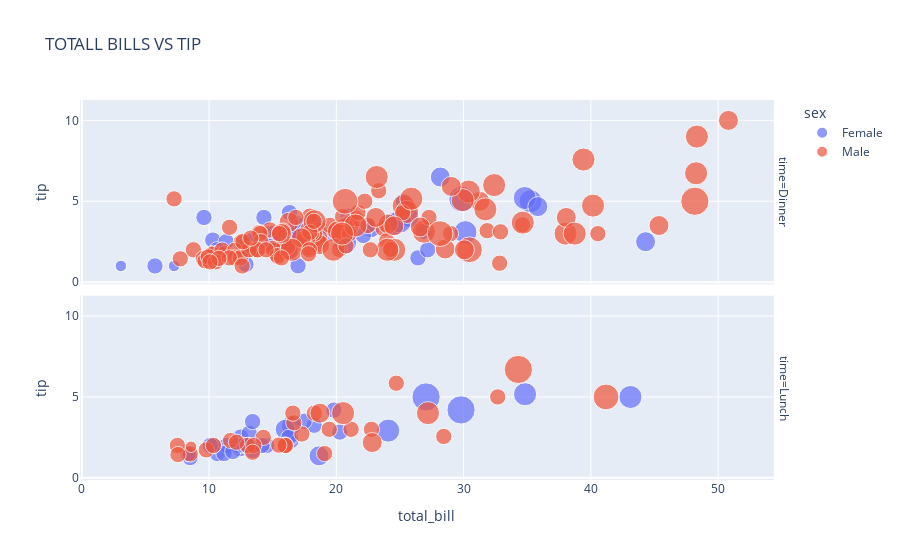

Write notebook code for a chart like this one.
### Code cell
px.scatter(tips,x='total_bill',y='tip',
           title ='TOTALL BILLS VS TIP',
           color='sex',
           facet_row='time',
           size='size')

### Figure 1 — Plotly figure (JSON) as saved in the notebook; plotly's stock layout.template omitted (floating-point values rounded to 4 significant figures)
{"data": [{"hovertemplate": "sex=Female<br>time=Dinner<br>total_bill=%{x}<br>tip=%{y}<br>size=%{marker.size}<extra></extra>", "legendgroup": "Female", "marker": {"color": "#636efa", "size": [2, 4, 4, 2, 3, 3, 2, 2, 2, 2, 4, 3, 2, 4, 2, 2, 1, 3, 2, 2, 2, 2, 2, 2, 2, 2, 3, 2, 2, 2, 1, 3, 2, 5, 4, 2, 3, 2, 2, 2, 2, 3, 3, 2, 2, 3, 2, 4, 2, 3, 2, 2], "sizemode": "area", "sizeref": 0.015, "symbol": "circle"}, "mode": "markers", "name": "Female", "orientation": "v", "showlegend": true, "type": "scatter", "x": [16.99, 24.59, 35.26, 14.83, 10.33, 16.97, 20.29, 15.77, 19.65, 15.06, 20.69, 16.93, 10.29, 34.81, 26.41, 16.45, 3.07, 17.07, 26.86, 25.28, 14.73, 5.75, 16.32, 22.75, 11.35, 15.38, 44.3, 22.42, 20.92, 14.31, 7.25, 25.71, 17.31, 29.85, 25, 13.39, 16.21, 17.51, 10.59, 10.63, 9.6, 20.9, 18.15, 12.76, 13.27, 28.17, 12.9, 30.14, 22.12, 35.83, 27.18, 18.78], "xaxis": "x2", "y": [1.01, 3.61, 5, 3.02, 1.67, 3.5, 2.75, 2.23, 3, 3, 2.45, 3.07, 2.6, 5.2, 1.5, 2.47, 1, 3, 3.14, 5, 2.2, 1, 4.3, 3.25, 2.5, 3, 2.5, 3.48, 4.08, 4, 1, 4, 3.5, 5.14, 3.75, 2.61, 2, 3, 1.61, 2, 4, 3.5, 3.5, 2.23, 2.5, 6.5, 1.1, 3.09, 2.88, 4.67, 2, 3], "yaxis": "y2"}, {"hovertemplate": "sex=Female<br>time=Lunch<br>total_bill=%{x}<br>tip=%{y}<br>size=%{marker.size}<extra></extra>", "legendgroup": "Female", "marker": {"color": "#636efa", "size": [1, 4, 2, 2, 4, 2, 2, 6, 2, 2, 2, 2, 2, 2, 2, 2, 2, 2, 2, 6, 2, 2, 3, 2, 2, 4, 2, 2, 2, 2, 3, 2, 3, 2, 2], "sizemode": "area", "sizeref": 0.015, "symbol": "circle"}, "mode": "markers", "name": "Female", "orientation": "v", "showlegend": false, "type": "scatter", "x": [10.07, 34.83, 10.65, 12.43, 24.08, 13.42, 12.48, 29.8, 14.52, 11.38, 20.27, 11.17, 12.26, 18.26, 8.51, 10.33, 14.15, 13.16, 17.47, 27.05, 16.43, 8.35, 18.64, 11.87, 19.81, 43.11, 13, 12.74, 13, 16.4, 16.47, 13.42, 15.98, 16.27, 10.09], "xaxis": "x", "y": [1.83, 5.17, 1.5, 1.8, 2.92, 1.68, 2.52, 4.2, 2, 2, 2.83, 1.5, 2, 3.25, 1.25, 2, 2, 2.75, 3.5, 5, 2.3, 1.5, 1.36, 1.63, 4.19, 5, 2, 2.01, 2, 2.5, 3.23, 3.48, 3, 2.5, 2], "yaxis": "y"}, {"hovertemplate": "sex=Male<br>time=Dinner<br>total_bill=%{x}<br>tip=%{y}<br>size=%{marker.size}<extra></extra>", "legendgroup": "Male", "marker": {"color": "#EF553B", "size": [3, 3, 2, 4, 2, 4, 2, 2, 2, 2, 4, 2, 3, 3, 2, 4, 2, 4, 2, 2, 2, 2, 4, 2, 3, 3, 3, 3, 3, 2, 2, 2, 4, 2, 2, 4, 3, 2, 2, 2, 4, 2, 4, 2, 4, 2, 2, 2, 4, 3, 3, 2, 2, 2, 2, 2, 2, 2, 4, 2, 2, 2, 2, 2, 2, 2, 2, 2, 3, 2, 4, 2, 2, 3, 4, 4, 6, 4, 4, 2, 2, 3, 2, 4, 3, 2, 2, 2, 2, 2, 2, 2, 2, 4, 2, 3, 4, 2, 5, 5, 3, 2, 3, 4, 2, 3, 4, 4, 5, 2, 2, 4, 2, 4, 3, 2, 2, 2, 2, 2, 2, 3, 2, 2], "sizemode": "area", "sizeref": 0.015, "symbol": "circle"}, "mode": "markers", "name": "Male", "orientation": "v", "showlegend": true, "type": "scatter", "x": [10.34, 21.01, 23.68, 25.29, 8.77, 26.88, 15.04, 14.78, 10.27, 15.42, 18.43, 21.58, 16.29, 20.65, 17.92, 39.42, 19.82, 17.81, 13.37, 12.69, 21.7, 9.55, 18.35, 17.78, 24.06, 16.31, 18.69, 31.27, 16.04, 17.46, 13.94, 9.68, 30.4, 18.29, 22.23, 32.4, 28.55, 18.04, 12.54, 9.94, 25.56, 19.49, 38.01, 11.24, 48.27, 20.29, 13.81, 11.02, 18.29, 17.59, 20.08, 20.23, 15.01, 12.02, 10.51, 17.92, 28.97, 22.49, 40.17, 27.28, 12.03, 21.01, 12.46, 15.36, 20.49, 25.21, 18.24, 14, 38.07, 23.95, 29.93, 14.07, 13.13, 17.26, 24.55, 19.77, 48.17, 16.49, 21.5, 12.66, 13.81, 24.52, 20.76, 31.71, 50.81, 15.81, 7.25, 31.85, 16.82, 32.9, 17.89, 14.48, 34.63, 34.65, 23.33, 45.35, 23.17, 40.55, 20.69, 30.46, 23.1, 15.69, 26.59, 38.73, 24.27, 30.06, 25.89, 48.33, 28.15, 11.59, 7.74, 20.45, 13.28, 24.01, 15.69, 11.61, 10.77, 15.53, 10.07, 12.6, 32.83, 29.03, 22.67, 17.82], "xaxis": "x2", "y": [1.66, 3.5, 3.31, 4.71, 2, 3.12, 1.96, 3.23, 1.71, 1.57, 3, 3.92, 3.71, 3.35, 4.08, 7.58, 3.18, 2.34, 2, 2, 4.3, 1.45, 2.5, 3.27, 3.6, 2, 2.31, 5, 2.24, 2.54, 3.06, 1.32, 5.6, 3, 5, 6, 2.05, 3, 2.5, 1.56, 4.34, 3.51, 3, 1.76, 6.73, 3.21, 2, 1.98, 3.76, 2.64, 3.15, 2.01, 2.09, 1.97, 1.25, 3.08, 3, 3.5, 4.73, 4, 1.5, 3, 1.5, 1.64, 4.06, 4.29, 3.76, 3, 4, 2.55, 5.07, 2.5, 2, 2.74, 2, 2, 5, 2, 3.5, 2.5, 2, 3.48, 2.24, 4.5, 10, 3.16, 5.15, 3.18, 4, 3.11, 2, 2, 3.55, 3.68, 5.65, 3.5, 6.5, 3, 5, 2, 4, 1.5, 3.41, 3, 2.03, 2, 5.16, 9, 3, 1.5, 1.44, 3, 2.72, 2, 3, 3.39, 1.47, 3, 1.25, 1, 1.17, 5.92, 2, 1.75], "yaxis": "y2"}, {"hovertemplate": "sex=Male<br>time=Lunch<br>total_bill=%{x}<br>tip=%{y}<br>size=%{marker.size}<extra></extra>", "legendgroup": "Male", "marker": {"color": "#EF553B", "size": [4, 2, 2, 2, 2, 2, 2, 2, 2, 2, 2, 2, 2, 2, 2, 3, 2, 2, 6, 5, 2, 2, 2, 2, 2, 2, 2, 2, 3, 4, 2, 1, 2], "sizemode": "area", "sizeref": 0.015, "symbol": "circle"}, "mode": "markers", "name": "Male", "orientation": "v", "showlegend": false, "type": "scatter", "x": [27.2, 22.76, 17.29, 19.44, 16.66, 32.68, 15.98, 13.03, 18.28, 24.71, 21.16, 11.69, 14.26, 15.95, 8.52, 22.82, 19.08, 16, 34.3, 41.19, 9.78, 7.51, 28.44, 15.48, 16.58, 7.56, 10.34, 13.51, 18.71, 20.53, 12.16, 8.58, 13.42], "xaxis": "x", "y": [4, 3, 2.71, 3, 3.4, 5, 2.03, 2, 4, 5.85, 3, 2.31, 2.5, 2, 1.48, 2.18, 1.5, 2, 6.7, 5, 1.73, 2, 2.56, 2.02, 4, 1.44, 2, 2, 4, 4, 2.2, 1.92, 1.58], "yaxis": "y"}], "layout": {"annotations": [{"font": {}, "showarrow": false, "text": "time=Lunch", "textangle": 90, "x": 0.98, "xanchor": "left", "xref": "paper", "y": 0.2425, "yanchor": "middle", "yref": "paper"}, {"font": {}, "showarrow": false, "text": "time=Dinner", "textangle": 90, "x": 0.98, "xanchor": "left", "xref": "paper", "y": 0.7575, "yanchor": "middle", "yref": "paper"}], "legend": {"itemsizing": "constant", "title": {"text": "sex"}, "tracegroupgap": 0}, "title": {"text": "TOTALL BILLS VS TIP"}, "xaxis": {"anchor": "y", "domain": [0, 0.98], "title": {"text": "total_bill"}}, "xaxis2": {"anchor": "y2", "domain": [0, 0.98], "matches": "x", "showticklabels": false}, "yaxis": {"anchor": "x", "domain": [0, 0.485], "title": {"text": "tip"}}, "yaxis2": {"anchor": "x2", "domain": [0.515, 1], "matches": "y", "title": {"text": "tip"}}}}
